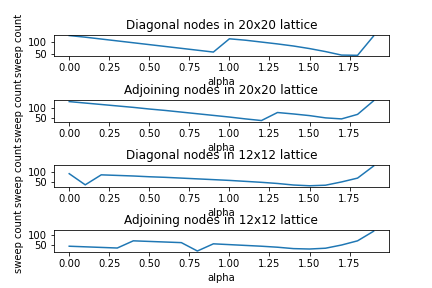

Generate this figure with Python:
# -*- coding: utf-8 -*-

"""
Q7.3 Speeding up the program
"""

import matplotlib.pyplot as plt
from numpy import zeros, fabs, arange
import time

def sweep (v, p, q, r, s, alpha):
    for i in range (1, len(v) - 1):
        for j in range (1, len(v) - 1):
            c = 0.0
            if i==p and j==q: c = 1.0
            if i==r and j==s: c = -1.0
            
            # New formula (with alpha)
            v[i, j] = (v[i - 1, j] + v[i + 1, j] + v[i, j - 1] + v[i, j + 1] - (alpha*v[i, j]) + c) / (4 - alpha)
            
def calc_dv(N, p, q, r, s, alpha):
    """
    Calculate voltage between nodes (p, q) and (r, s)
    in an NxN square lattice.
    """

    v = zeros ((N, N), float)
    dv = 1.0e10
    lastdv = 0
    count = 0
    start = time.time()
    while (fabs(dv - lastdv) > 1.0e-7 * fabs(dv)):
        lastdv = dv
        sweep (v, p, q, r, s, alpha)
        dv = v[p, q] - v[r, s]
        count += 1
    t = time.time() - start
    print(" N=" + str(N) + " alpha=" + str(round(alpha, 3)) + " dv=" + str(dv) + " count=" + str(count) + " (time: " + str(round(t, 2)) +  "s)")
    return dv, count

def test_alpha(N, p, q, r, s):
    best_count = 100000000
    best_alpha = -1
    best_dv = -1
    alpha_list = arange(0, 2.0, 0.1)
    count_list = []
    
    # Get dv and count using old method (i.e. when alpha = 0)
    old_dv, old_count = calc_dv(N, p, q, r, s, 0)
    
    for alpha in alpha_list:
        dv, count = calc_dv(N, p, q, r, s, alpha)
        count_list.append(count)
        if count < best_count:
            best_count = count
            best_alpha = alpha
            best_dv = dv
    # Care: check that dv produced by best_alpha is the correct value (old_dv)
    # Note that after alpha=2.0 dv is inaccurate, and higher values cause the program to fail
    # Negative values yield higher counts so we discard those.
    print ("New method: best_dv=" + str(best_dv) + " best_count=" + str(best_count) + " best_alpha=" + str(best_alpha))
    print ("Old method:  old_dv=" + str(old_dv) + "  old_count=" + str(old_count))
    plt.plot(alpha_list, count_list)
    plt.xlabel('alpha')
    plt.ylabel('sweep count')
    
t0 = time.time()

"""
20x20 Lattice

Interestingly, there is no smooth curve to read a minimum value for alpha.
Instead, the shape of the graph varies depending on the granularity of alphas chosen.
E.g. at an interval of 0.1 a minimum count of 43 is found at alpha = 1.8
but an interval of 0.01 reveals a count of 40 at alpha = 1.11

In either case, this is a great improvement on the count of 128
which is produced when alpha = 0 (i.e. using the original formula).

"""
title = 'Diagonal nodes in 20x20 lattice'
print(title)
plt.subplot(4, 1, 1)
test_alpha(20, 9, 9, 10, 10)
plt.title(title)

title = 'Adjoining nodes in 20x20 lattice'
print(title)
plt.subplot(4, 1, 2)
test_alpha(20, 9, 9, 10, 9)
plt.title(title)

"""
Different sized lattices also produce varied graphs
"""
title = 'Diagonal nodes in 12x12 lattice'
print(title)
plt.subplot(4, 1, 3)
test_alpha(12, 5, 5, 6, 6)
plt.title(title)

title = 'Adjoining nodes in 12x12 lattice'
print(title)
plt.subplot(4, 1, 4)
test_alpha(12, 5, 5, 6, 5)
plt.title(title)

plt.subplots_adjust(hspace = 2.0)
plt.savefig('network3.png')

t1 = time.time() - t0
print('Total time elapsed: ' + str(round(t1, 1)) + ' seconds')

